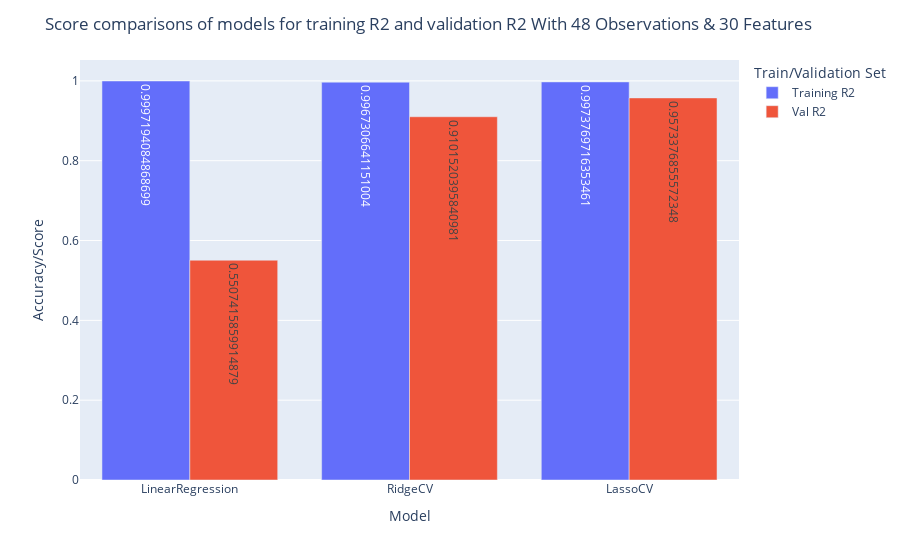
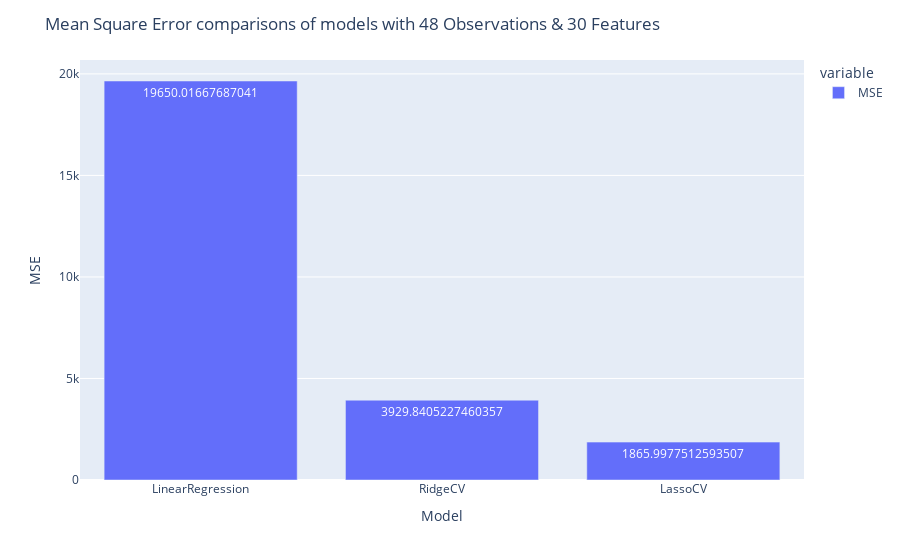

Notebook source saved alongside these figures, in order:
### Code cell
import plotly.express as px
print(finaldf.columns)

df=df_unpivot[df_unpivot.Set=='48 Samples, 30 Features']
df=df[df['variable'] != 'MSE']
display(df)
import plotly.graph_objects as go
fig = px.bar(df, x="Name", y='value',
             color='variable', barmode='group',text='value',
)
fig.update_layout(yaxis_title='Accuracy/Score',xaxis_title='Model',title="Score comparisons of models for training R2 and validation R2 With 48 Observations & 30 Features",legend_title="Train/Validation Set")
fig.show()
df=df_unpivot[df_unpivot.Set=='48 Samples, 30 Features']
df=df[df['variable'] == 'MSE']
display(df)
import plotly.graph_objects as go
fig = px.bar(df, x="Name", y='value',
             color='variable', barmode='group',text='value',
)
fig.update_layout(yaxis_title='MSE',xaxis_title='Model',title="Mean Square Error comparisons of models with 48 Observations & 30 Features",)
fig.show()

### Figure 1 — Plotly figure (JSON) as saved in the notebook; plotly's stock layout.template omitted (floating-point values rounded to 4 significant figures)
{"data": [{"alignmentgroup": "True", "hovertemplate": "variable=Training R2<br>Name=%{x}<br>value=%{text}<extra></extra>", "legendgroup": "Training R2", "marker": {"color": "#636efa", "pattern": {"shape": ""}}, "name": "Training R2", "offsetgroup": "Training R2", "orientation": "v", "showlegend": true, "text": [0.9997, 0.9967, 0.9974], "textposition": "auto", "type": "bar", "x": ["LinearRegression", "RidgeCV", "LassoCV"], "xaxis": "x", "y": [0.9997, 0.9967, 0.9974], "yaxis": "y"}, {"alignmentgroup": "True", "hovertemplate": "variable=Val R2<br>Name=%{x}<br>value=%{text}<extra></extra>", "legendgroup": "Val R2", "marker": {"color": "#EF553B", "pattern": {"shape": ""}}, "name": "Val R2", "offsetgroup": "Val R2", "orientation": "v", "showlegend": true, "text": [0.5507, 0.9102, 0.9573], "textposition": "auto", "type": "bar", "x": ["LinearRegression", "RidgeCV", "LassoCV"], "xaxis": "x", "y": [0.5507, 0.9102, 0.9573], "yaxis": "y"}], "layout": {"barmode": "group", "legend": {"title": {"text": "Train/Validation Set"}, "tracegroupgap": 0}, "margin": {"t": 60}, "title": {"text": "Score comparisons of models for training R2 and validation R2 With 48 Observations & 30 Features"}, "xaxis": {"anchor": "y", "domain": [0, 1], "title": {"text": "Model"}}, "yaxis": {"anchor": "x", "domain": [0, 1], "title": {"text": "Accuracy/Score"}}}}

### Figure 2 — Plotly figure (JSON) as saved in the notebook; plotly's stock layout.template omitted (floating-point values rounded to 4 significant figures)
{"data": [{"alignmentgroup": "True", "hovertemplate": "variable=MSE<br>Name=%{x}<br>value=%{text}<extra></extra>", "legendgroup": "MSE", "marker": {"color": "#636efa", "pattern": {"shape": ""}}, "name": "MSE", "offsetgroup": "MSE", "orientation": "v", "showlegend": true, "text": [19650.0, 3930.0, 1866.0], "textposition": "auto", "type": "bar", "x": ["LinearRegression", "RidgeCV", "LassoCV"], "xaxis": "x", "y": [19650.0, 3930.0, 1866.0], "yaxis": "y"}], "layout": {"barmode": "group", "legend": {"title": {"text": "variable"}, "tracegroupgap": 0}, "margin": {"t": 60}, "title": {"text": "Mean Square Error comparisons of models with 48 Observations & 30 Features"}, "xaxis": {"anchor": "y", "domain": [0, 1], "title": {"text": "Model"}}, "yaxis": {"anchor": "x", "domain": [0, 1], "title": {"text": "MSE"}}}}
